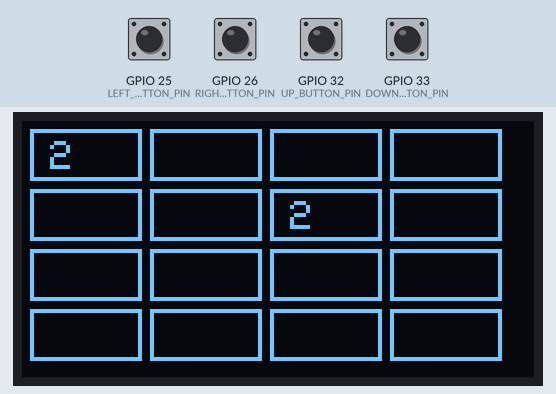
Bench run of a sketch on a simulated ESP32. Shown: 128×64 one-colour display. The inputs (shaded band) are chosen by the test bench; at power-on: GPIO 25 (LEFT_BUTTON_PIN), GPIO 26 (RIGHT_BUTTON_PIN), GPIO 32 (UP_BUTTON_PIN), GPIO 33 (DOWN_BUTTON_PIN) HIGH. The display library's start-up logo is not drawn; random numbers use the default seed unless the sketch sets one.

Above: at 3.2 s.
3.3 s: GPIO 25 (LEFT_BUTTON_PIN) pulled LOW for 0.25 s
At 4.5 s:
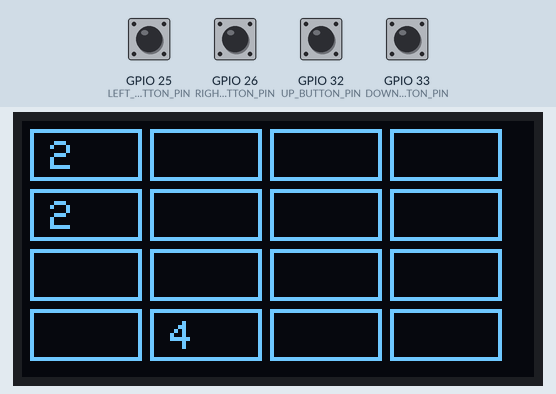
5.0 s: GPIO 26 (RIGHT_BUTTON_PIN) pulled LOW for 0.25 s
At 6.1 s:
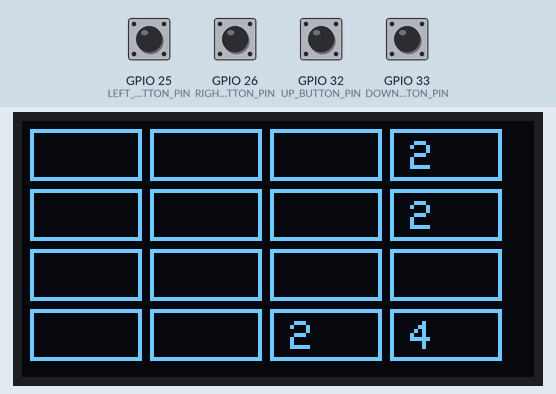
6.7 s: GPIO 32 (UP_BUTTON_PIN) pulled LOW for 0.25 s
At 7.8 s:
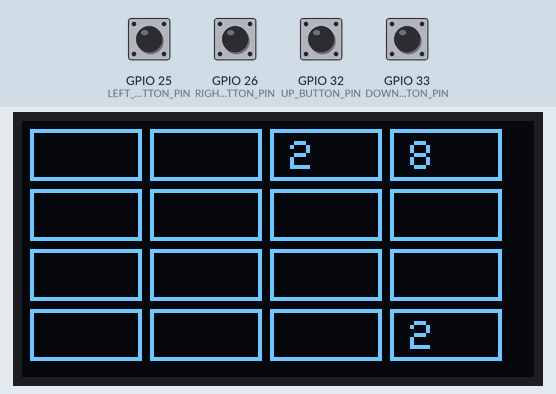
8.4 s: GPIO 33 (DOWN_BUTTON_PIN) pulled LOW for 0.25 s
At 9.4 s:
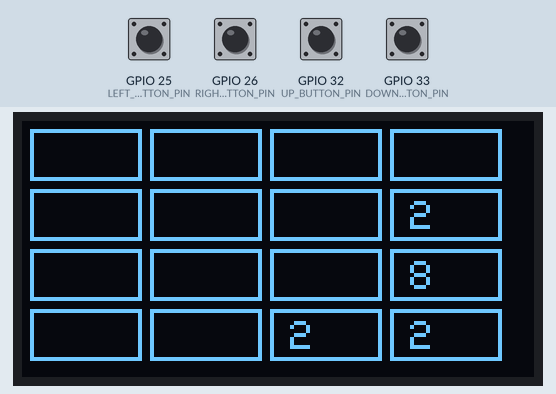
10.1 s: GPIO 25 (LEFT_BUTTON_PIN) pulled LOW for 1 s
At 11.1 s:
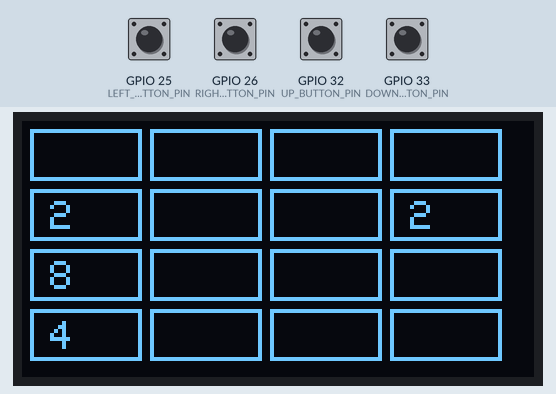
12.6 s: GPIO 26 (RIGHT_BUTTON_PIN) pulled LOW for 1 s
At 13.6 s:
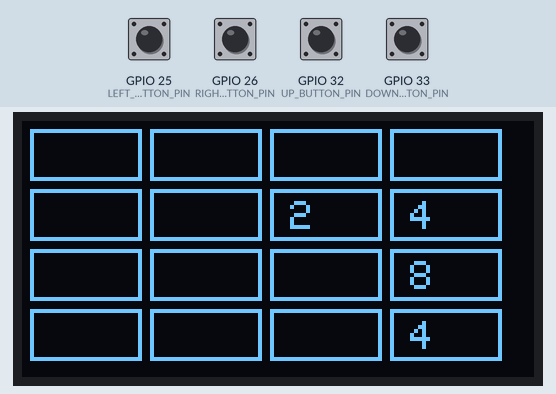
Timing chart, 0 to 15.6 s (numbered marks = the images above; inputs shaded):
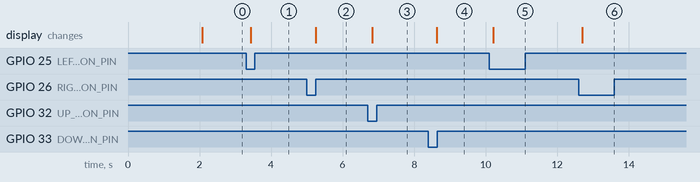

The sketch:

2048_code.ino
```cpp
#include <Wire.h>
#include <Adafruit_GFX.h>
#include <Adafruit_SSD1306.h>
#include <Button.h>

#define SCREEN_WIDTH 128
#define SCREEN_HEIGHT 64
#define OLED_RESET -1
Adafruit_SSD1306 display(SCREEN_WIDTH, SCREEN_HEIGHT, &Wire, OLED_RESET);

// Button pins
const int UP_BUTTON_PIN = 32;
const int DOWN_BUTTON_PIN = 33;
const int LEFT_BUTTON_PIN = 25;
const int RIGHT_BUTTON_PIN = 26;

// Initialize buttons
Button upButton(UP_BUTTON_PIN);
Button downButton(DOWN_BUTTON_PIN);
Button leftButton(LEFT_BUTTON_PIN);
Button rightButton(RIGHT_BUTTON_PIN);

// Game variables
int grid[4][4];
int score;
bool moved;

void setup() {
  // Initialize Serial for debugging
  Serial.begin(115200);

  // Initialize display
  if (!display.begin(SSD1306_SWITCHCAPVCC, 0x3C)) {
    Serial.println(F("SSD1306 allocation failed"));
    for (;;);
  }
  display.display();
  delay(2000);
  display.clearDisplay();

  // Initialize buttons
  upButton.begin();
  downButton.begin();
  leftButton.begin();
  rightButton.begin();

  // Initialize game
  randomSeed(analogRead(0));
  initGame();
}

void loop() {
  // Check button presses
  if (upButton.pressed()) {
    moved = moveUp();
    if (moved) addRandomTile();
  } else if (downButton.pressed()) {
    moved = moveDown();
    if (moved) addRandomTile();
  } else if (leftButton.pressed()) {
    moved = moveLeft();
    if (moved) addRandomTile();
  } else if (rightButton.pressed()) {
    moved = moveRight();
    if (moved) addRandomTile();
  }

  // Draw grid
  drawGrid();
  delay(200);

  // Check for game over
  if (isGameOver()) {
    display.clearDisplay();
    display.setTextSize(2);
    display.setTextColor(SSD1306_WHITE);
    display.setCursor(10, 10);
    display.print("Game Over");
    display.setTextSize(1);
    display.setCursor(10, 40);
    display.print("Score:");
    display.setCursor(60, 40);
    display.print(score);
    display.display();
    while (true); // Stop the game
  }
}

void initGame() {
  score = 0;
  for (int i = 0; i < 4; i++) {
    for (int j = 0; j < 4; j++) {
      grid[i][j] = 0;
    }
  }
  addRandomTile();
  addRandomTile();
}

void addRandomTile() {
  int emptyTiles[16][2];
  int count = 0;
  for (int i = 0; i < 4; i++) {
    for (int j = 0; j < 4; j++) {
      if (grid[i][j] == 0) {
        emptyTiles[count][0] = i;
        emptyTiles[count][1] = j;
        count++;
      }
    }
  }
  if (count > 0) {
    int r = random(count);
    int x = emptyTiles[r][0];
    int y = emptyTiles[r][1];
    grid[x][y] = (random(10) == 0) ? 4 : 2;
  }
}

bool moveUp() {
  bool moved = false;
  for (int j = 0; j < 4; j++) {
    for (int i = 1; i < 4; i++) {
      if (grid[i][j] != 0) {
        int k = i;
        while (k > 0 && grid[k - 1][j] == 0) {
          grid[k - 1][j] = grid[k][j];
          grid[k][j] = 0;
          k--;
          moved = true;
        }
        if (k > 0 && grid[k - 1][j] == grid[k][j]) {
          grid[k - 1][j] *= 2;
          score += grid[k - 1][j]; // Update score
          grid[k][j] = 0;
          moved = true;
        }
      }
    }
  }
  return moved;
}

bool moveDown() {
  bool moved = false;
  for (int j = 0; j < 4; j++) {
    for (int i = 2; i >= 0; i--) {
      if (grid[i][j] != 0) {
        int k = i;
        while (k < 3 && grid[k + 1][j] == 0) {
          grid[k + 1][j] = grid[k][j];
          grid[k][j] = 0;
          k++;
          moved = true;
        }
        if (k < 3 && grid[k + 1][j] == grid[k][j]) {
          grid[k + 1][j] *= 2;
          score += grid[k + 1][j]; // Update score
          grid[k][j] = 0;
          moved = true;
        }
      }
    }
  }
  return moved;
}

bool moveLeft() {
  bool moved = false;
  for (int i = 0; i < 4; i++) {
    for (int j = 1; j < 4; j++) {
      if (grid[i][j] != 0) {
        int k = j;
        while (k > 0 && grid[i][k - 1] == 0) {
          grid[i][k - 1] = grid[i][k];
          grid[i][k] = 0;
          k--;
          moved = true;
        }
        if (k > 0 && grid[i][k - 1] == grid[i][k]) {
          grid[i][k - 1] *= 2;
          score += grid[i][k - 1]; // Update score
          grid[i][k] = 0;
          moved = true;
        }
      }
    }
  }
  return moved;
}

bool moveRight() {
  bool moved = false;
  for (int i = 0; i < 4; i++) {
    for (int j = 2; j >= 0; j--) {
      if (grid[i][j] != 0) {
        int k = j;
        while (k < 3 && grid[i][k + 1] == 0) {
          grid[i][k + 1] = grid[i][k];
          grid[i][k] = 0;
          k++;
          moved = true;
        }
        if (k < 3 && grid[i][k + 1] == grid[i][k]) {
          grid[i][k + 1] *= 2;
          score += grid[i][k + 1]; // Update score
          grid[i][k] = 0;
          moved = true;
        }
      }
    }
  }
  return moved;
}

void drawGrid() {
  display.clearDisplay();
  for (int i = 0; i < 4; i++) {
    for (int j = 0; j < 4; j++) {
      drawTile(i, j, grid[i][j]);
    }
  }
  display.display();
}

void drawTile(int row, int col, int value) {
  int x = col * 30 + 2;
  int y = row * 15 + 2;
  display.drawRect(x, y, 28, 13, SSD1306_WHITE);
  if (value != 0) {
    display.setTextSize(1);
    display.setTextColor(SSD1306_WHITE);
    display.setCursor(x + 5, y + 3);
    display.print(value);
  }
}

bool isGameOver() {
  // Check for any empty tile
  for (int i = 0; i < 4; i++) {
    for (int j = 0; j < 4; j++) {
      if (grid[i][j] == 0) {
        return false;
      }
    }
  }

  // Check for any possible move
  for (int i = 0; i < 4; i++) {
    for (int j = 0; j < 4; j++) {
      if ((i > 0 && grid[i][j] == grid[i - 1][j]) ||
          (i < 3 && grid[i][j] == grid[i + 1][j]) ||
          (j > 0 && grid[i][j] == grid[i][j - 1]) ||
          (j < 3 && grid[i][j] == grid[i][j + 1])) {
        return false;
      }
    }
  }

  return true;
}
```

Measured:
- after the input at 3.3 s, the display: changes after 0.14 s (image 1)
- after the input at 5.0 s, the display: changes after 0.24 s (image 2)
- after the input at 6.7 s, the display: changes after 0.12 s (image 3)
- after the input at 8.4 s, the display: changes after 0.23 s (image 4)
- after the input at 10.1 s, the display: changes after 0.11 s (image 5)
- after the input at 12.6 s, the display: changes after 0.09 s (image 6)
